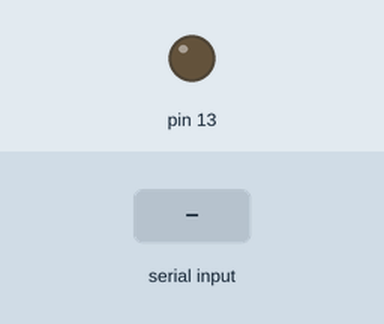
Bench run of a sketch on a simulated Arduino Uno, built with avr-gcc and run on an emulated ATmega328P. On the bench: output pins drawn as LEDs (lit = HIGH). The test bench sets the inputs (shaded band).

Above: at 1.2 s.
1.3 s: "e" received over Serial
At 2.5 s:
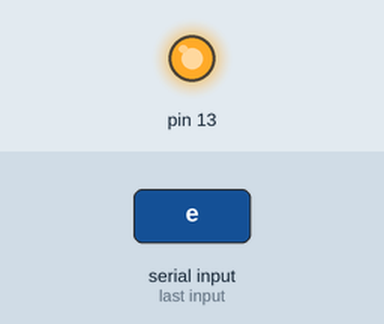
2.8 s: "d" received over Serial
At 3.6 s:
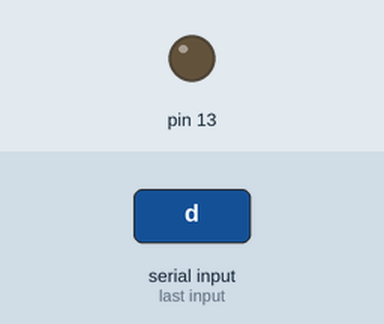
Timing chart, 0 to 5.8 s (numbered marks = the images above; inputs shaded):
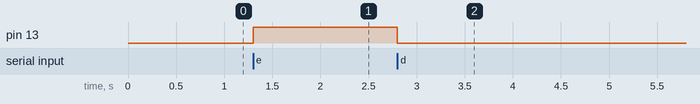

Measured:
- after the input at 1.3 s, pin 13: LOW → HIGH at once
- after the input at 2.8 s, pin 13: HIGH → LOW at once

The sketch:

arduino_lights.ino
```cpp
int incomingByte = 0;	// for incoming serial data

void setup()
{
    pinMode(13, OUTPUT);
    digitalWrite(13, LOW);

    Serial.begin(9600);
}

void loop() {

    // send data only when you receive data:
    if (Serial.available() > 0) {

    // read the incoming byte:
        incomingByte = Serial.read();

        switch(incomingByte)// see what was sent to the board
        {
            case 101:
                digitalWrite(13, HIGH);
                break;
            case 100:
                digitalWrite(13, LOW);
                break;
            default:
                break;
        }
    }
}
```
